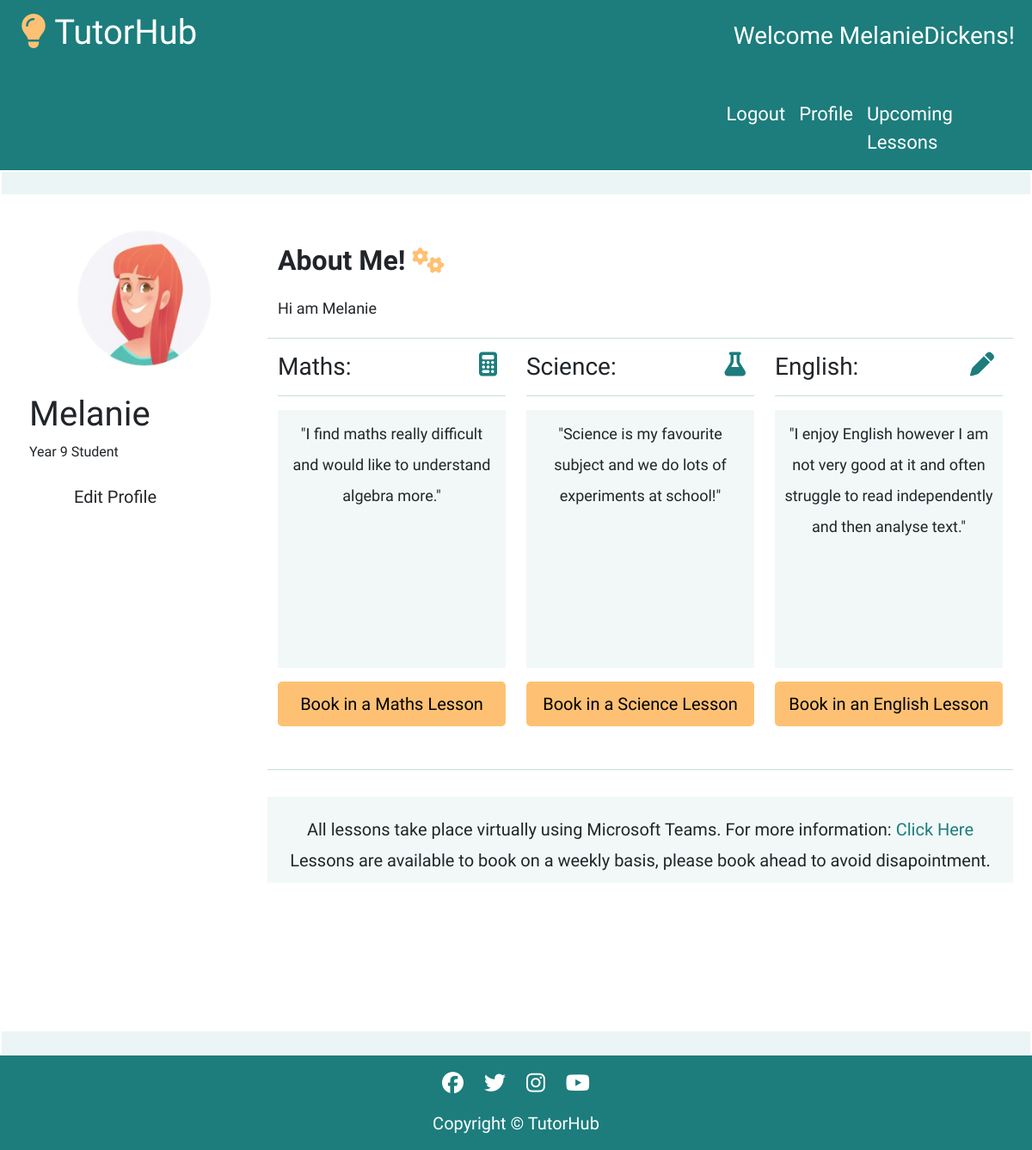
The app's page /profile/ (signed in) with its own data.
### userprofile/models.py (models this page shows, shortened)
class UserProfile(models.Model):
    user = models.OneToOneField(User, on_delete=models.CASCADE)
    full_name = models.CharField(max_length=100)
    first_name = models.CharField(max_length=100, null=True)
    surname = models.CharField(max_length=100, null=True)
    maths = models.CharField(max_length=200, null=True, blank=True)
    english = models.CharField(max_length=200, null=True, blank=True)
    science = models.CharField(max_length=200, null=True, blank=True)
    year_group = models.CharField(max_length=13, choices=YEAR_GROUPS, default='9')
    email = models.EmailField(max_length=254, null=True, blank=True)
    about_me = models.TextField()
    slug = models.SlugField(max_length=200, unique=True)
    def __str__(self):
        return self.user.username

### userprofile/views.py (the view)
# urls.py: path('profile/', include('userprofile.urls'), name='userprofile_urls'),
@login_required
def profile(request):
    user_profile = get_object_or_404(UserProfile, user=request.user)
    if request.method == 'POST':
        form = MakeProfileForm(request.POST, instance=user_profile)
        if form.is_valid():
            form.save()
            messages.success(request, 'Profile updated')
        else:
            messages.error(request, 'Update failed. Ensure your data is valid')
    else:
        form = MakeProfileForm(instance=user_profile)
        print(user_profile)
    template = 'userprofile/profile.html'
    context = {
        'profile': user_profile,
        'form': form,
        'on_profile_page': True
    }
    return render(request, template, context)

### userprofile/templates/userprofile/profile.html (shortened to what this page needs)
{% extends "base.html" %}
{% load static %}
{% load account %}
{% load crispy_forms_tags %}
{% block content %}
<div>
    <div class="row placeholder" id="placeholder-top">
    </div>
</div>
<div class="container-fluid center-block">
    <div class="row profile-student">
        {% if profile.full_name %}
            <div class="col-md-12 col-lg-3">
                <div class="row">
                    <div class="col-12 user-image"><img src="{% static 'images/user.png' %}" alt="cartoon image of a person"></div>
                </div>
                <div class="row">
                    <div class="col-12 user-info-student-profile">
                        <h1>{{ profile.full_name }}</h1>
                        <p>Year {{ profile.year_group }} Student</p>
                    </div>
                </div>
                <div class="row">
                    <div class="col-12">
                        <button class="btn btn-signup btn-lg user-btns" id="edit-btn">Edit Profile</button>
                    </div>
                </div>
            </div>
            <div class="col-md-12 col-lg-9 about-text about-me" id="about-me-text">
                <div class="row about-spacer">
                    <h2><b>About Me! <i class="fa-solid fa-gears homepage-icons-gears"></i></b></h2>
                    <p>{{ profile.about_me }}</p>
                    <hr />
                </div>
                <div class="row">
                    <div class="col-sm-12 col-lg-4 profile-subjects">
                        <h3>Maths: <i class="fa-solid fa-calculator"></i></h3>
                        <hr />
                        <p class="profile-text">"{{ profile.maths }}"</p>
                        <a class="nav-link book-btn homepage-buttons profile-booking-button" href="{% url 'tutor_one' %}">Book in a Maths Lesson</a>
                    </div>
                    <div class="col-sm-12 col-lg-4 profile-subjects">
                        <h3>Science: <i class="fa-solid fa-flask"></i></h3>
                        <hr />
                        <p class="profile-text">"{{ profile.science }}"</p>
                        <a class="nav-link book-btn homepage-buttons profile-booking-button" href="{% url 'tutor_two' %}">Book in a Science Lesson</a>
                    </div>
                    <div class="col-sm-12 col-lg-4 profile-subjects">
                        <h3>English: <i class="fa-solid fa-pen"></i></h3>
                        <hr />
                        <p class="profile-text">"{{ profile.english }}"</p>
                        <a class="nav-link book-btn homepage-buttons profile-booking-button" href="{% url 'tutor_three' %}">Book in an English Lesson</a>
                    </div>
                    <hr />
                </div>
                <div class="row tutor-booking-info" id="profile-teams-info">
                    <p>All lessons take place virtually using Microsoft Teams. For more information: <a
                        href="https://www.microsoft.com/en-gb/microsoft-teams/group-chat-software?rtc=1"
                        target="blank">Click Here</a><br> Lessons are available to book on a weekly basis, please book ahead to avoid
                        disapointment.</p>
                </div>
            </div>
        {% endif %}
    </div>
</div>
<div>
    <div class="row placeholder" id="placeholder-bottom">
    </div>
</div>
{% endblock %}

### templates/base.html (shortened to what this page needs)
{% load static %}
<!DOCTYPE html>
<html lang="en">
<head>
    <link rel="stylesheet" href="https://cdnjs.cloudflare.com/ajax/libs/font-awesome/5.15.3/css/all.min.css">
    <link href="https://cdn.jsdelivr.net/npm/bootstrap@5.0.1/dist/css/bootstrap.min.css" rel="stylesheet"
>
    <link rel="stylesheet" href="{% static 'css/style.css' %}">
</head>
<body>
    <div class="row header-nav">
        <div class="col-sm-12 col-md-6">
            <a class="nav-link" id="nav-title" href="{% url 'index' %}"><i class="fa-solid fa-lightbulb"></i> TutorHub</a>
        </div>
        <div class="col-sm-12 col-md-6">
            {% if user.is_authenticated %}
                <h3 id="username-right">Welcome {{ user.username }}!</h3>
            {% endif %}
        </div>
    </div>
    <nav class="navbar navbar-expand navbar-light">
        <div class="conatiner-fluid">
            <div class="row">
                <div class="col-8 nav-elements">
                    <ul class="navbar-nav mb-lg-0">
                        {% if user.is_authenticated %}
                        <li class="nav-item">
                            <a class="nav-link" href="{% url 'account_logout' %}">Logout</a>
                        </li>
                        <li class="nav-item">
                            <a class="nav-link" href="{% url 'profile' %}">Profile</a>
                        </li>
                        <li class="nav-item">
                            <a class="nav-link-upcoming-lessons nav-link" href="{% url 'upcoming_lessons' %}">Upcoming Lessons</a>
                        </li>
                        {% endif %}
                    </ul>
                </div>
            </div>
        </div>
    </nav>
    <main>
        {% block content %}{% endblock content %}
    </main>
    <footer>
        <div class="container-fluid">
            <div class="row center footer">
                <ul>
                    <li><a href="https://www.facebook.com/" target="_blank" rel="noopener"
                            aria-label="Click here to go to our facebook page"><i class="fab fa-facebook"></i></a></li>
                    <li><a href="https://www.twitter.com/" target="_blank" rel="noopener"
                            aria-label="Click here to go to our twitter page"><i class="fab fa-twitter"></i></a></li>
                    <li><a href="https://www.instagram.com/" target="_blank" rel="noopener"
                            aria-label="Click here to go to our instagram page"><i class="fab fa-instagram"></i></a></li>
                    <li><a href="https://www.youtube.com/" target="_blank" rel="noopener"
                            aria-label="Click here to go to our youtube page"><i class="fab fa-youtube"></i></a></li>
                </ul>
                <p class="footer-text">Copyright © TutorHub</p>
            </div>
        </div>
    </footer>
</body>
</html>

### static/css/style.css (style rules this page uses)
html, body { max-width: 100%; overflow-x: hidden; font-family: 'Hubballi', cursive; }
.center { text-align: center; }
.navbar { background-color: #1c7d7c; justify-content: right; }
.nav-link-upcoming-lessons { width: 200px; }
.navbar-light .navbar-nav .nav-link { color: white; }
.header-nav { height: 100px; color: white; padding-top: 5px; font-size: 30px; background-color: #1c7d7c; color: white; display: flex; position: relative; }
.header-nav a { margin-bottom: 0; text-decoration: none; color: white; }
.nav-link { color: white; }
.nav-elements { font-size: 22px; }
.center-block { display: flex; justify-content: center; }
.user-btns { width: 100%; margin-left: 35px; text-align: left; }
.placeholder { background-color: #258d8c17; border: solid 2px white; padding: 0; height: 30px; margin: auto; margin-bottom: 20px; margin-top: 20px; }
#placeholder-top { padding: 0; margin-top: 0; }
#placeholder-bottom { padding: 0; margin-bottom: 0; }
hr { color: #1c7d7c; }
#username-right { float: right; padding-top: 20px; padding-right: 20px; }
#nav-title { position: absolute; left: 20px; top: 0px; font-size: 40px; }
#nav-title i { color: #fec173; }
.homepage-icons-gears { padding-top: 10px; padding-bottom: 15px; font-size: 30px; color:#fec173; }
.homepage-buttons { border-radius: 5px; margin: auto; background-color: #fec173; color: black; font-size: 20px; margin-bottom: 50px; }
.profile-student { width: 100%; padding: 10px; height: 930px; }
.about-text { line-height: 2em; }
.about-spacer { margin-top: 20px; }
.user-info-student-profile { margin-left: 50px; }
.user-image { display: flex; height: 200px; width: 200px; justify-content: center; margin: auto; font-size: 150px; }
.user-image img { height: 180px; width: 100%; border-radius: 50%; }
.profile-subjects i { color:#1c7d7c; float: right; padding-right: 10px; }
.profile-text { background-color: #258d8c0f; text-align: center; padding: 10px; height: 300px; }
#profile-teams-info { margin-top: 15px; background-color: #258d8c0f; }
#profile-teams-info p { font-size: 20px; text-align: center; }
.profile-booking-button { width: 100%; text-align: center; }
.about-me { font-size: 18px; }
.tutor-booking-info { height: 100px; background-color: #fec173; margin-top: 50px; padding-top: 20px; }
.tutor-booking-info a { text-decoration: none; color: #1c7d7c; }
.footer { background-color: #1c7d7c; }
.footer-text { font-size: 20px; color: white; }
.footer li { display: inline; padding: 10px; }
.footer li i { color: white; font-size: 25px; margin-top: 20px; }
@media (max-width:1230px) { .user-info-student-profile { margin-left: 0; } }

### records on screen
UserProfile: full_name "Melanie", year_group "9", about_me "Hi am Melanie", maths "I find maths really difficult and would like to understand algebra more.", science "Science is my favourite subject and we do lots of experiments at school!", english "I enjoy English however I am not very good at it and often struggle to read independently and then analyse text."

### other values on screen
{{ user.username }} "MelanieDickens"
